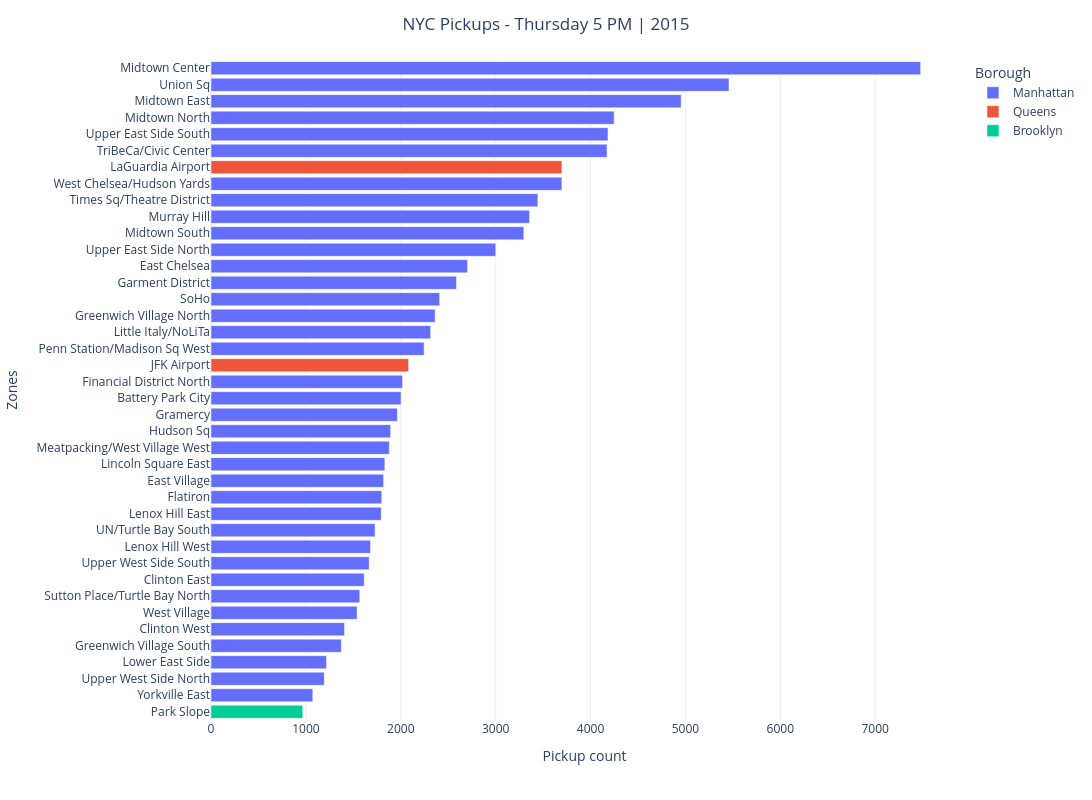

Here is the notebook cell this chart was saved with:
### Code cell
# -----------------------------------------------------------------------------
# DISPLAY TAXIS ZONES
# -----------------------------------------------------------------------------

zone_counts_df = (
    uber_2015_df[(uber_2015_df['day_of_week'] == 'Thursday') & (uber_2015_df['hour'] == 17)]
    .groupby(['Borough', 'Zone'])
    .size()
    .reset_index(name='pickup_count')
    .sort_values('pickup_count', ascending=False)
)

fig = px.bar(
    zone_counts_df.head(40),
    x='pickup_count', 
    y='Zone', 
    color='Borough',
    orientation='h',
    height=800,
    width=1200,
)
fig.update_xaxes(title_text='Pickup count')
fig.update_yaxes(title_text='Zones')
fig.update_layout(
    yaxis={'categoryorder': 'total ascending'},
    title=dict(
        text='NYC Pickups - Thursday 5 PM | 2015',
        x=0.5,
        xanchor='center'
    )
)

fig.show()

### Figure 1 — Plotly figure (JSON) as saved in the notebook; plotly's stock layout.template omitted (floating-point values rounded to 4 significant figures)
{"data": [{"hovertemplate": "Borough=Manhattan<br>pickup_count=%{x}<br>Zone=%{y}<extra></extra>", "legendgroup": "Manhattan", "marker": {"color": "#636efa", "pattern": {"shape": ""}}, "name": "Manhattan", "orientation": "h", "showlegend": true, "textposition": "auto", "type": "bar", "x": [7479, 5459, 4955, 4249, 4184, 4174, 3698, 3445, 3357, 3297, 3001, 2704, 2587, 2410, 2362, 2315, 2246, 2019, 2003, 1964, 1893, 1879, 1832, 1819, 1800, 1794, 1729, 1681, 1667, 1615, 1568, 1540, 1407, 1374, 1217, 1194, 1073], "xaxis": "x", "y": ["Midtown Center", "Union Sq", "Midtown East", "Midtown North", "Upper East Side South", "TriBeCa/Civic Center", "West Chelsea/Hudson Yards", "Times Sq/Theatre District", "Murray Hill", "Midtown South", "Upper East Side North", "East Chelsea", "Garment District", "SoHo", "Greenwich Village North", "Little Italy/NoLiTa", "Penn Station/Madison Sq West", "Financial District North", "Battery Park City", "Gramercy", "Hudson Sq", "Meatpacking/West Village West", "Lincoln Square East", "East Village", "Flatiron", "Lenox Hill East", "UN/Turtle Bay South", "Lenox Hill West", "Upper West Side South", "Clinton East", "Sutton Place/Turtle Bay North", "West Village", "Clinton West", "Greenwich Village South", "Lower East Side", "Upper West Side North", "Yorkville East"], "yaxis": "y"}, {"hovertemplate": "Borough=Queens<br>pickup_count=%{x}<br>Zone=%{y}<extra></extra>", "legendgroup": "Queens", "marker": {"color": "#EF553B", "pattern": {"shape": ""}}, "name": "Queens", "orientation": "h", "showlegend": true, "textposition": "auto", "type": "bar", "x": [3698, 2083], "xaxis": "x", "y": ["LaGuardia Airport", "JFK Airport"], "yaxis": "y"}, {"hovertemplate": "Borough=Brooklyn<br>pickup_count=%{x}<br>Zone=%{y}<extra></extra>", "legendgroup": "Brooklyn", "marker": {"color": "#00cc96", "pattern": {"shape": ""}}, "name": "Brooklyn", "orientation": "h", "showlegend": true, "textposition": "auto", "type": "bar", "x": [967], "xaxis": "x", "y": ["Park Slope"], "yaxis": "y"}], "layout": {"barmode": "relative", "height": 800, "legend": {"title": {"text": "Borough"}, "tracegroupgap": 0}, "margin": {"t": 60}, "title": {"text": "NYC Pickups - Thursday 5 PM | 2015", "x": 0.5, "xanchor": "center"}, "width": 1200, "xaxis": {"anchor": "y", "domain": [0, 1], "title": {"text": "Pickup count"}}, "yaxis": {"anchor": "x", "categoryorder": "total ascending", "domain": [0, 1], "title": {"text": "Zones"}}}}
